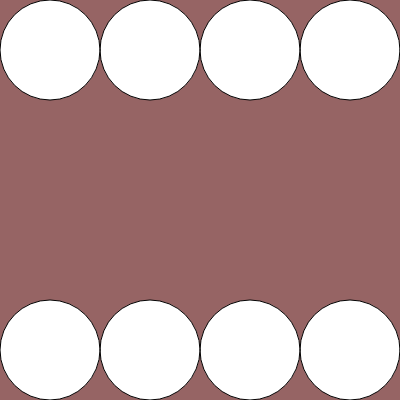
Frame 1 (no input)
Frame 60 (no input): identical to frame 1, image omitted
Frame 120 (the mouse pressed at the canvas centre since frame 60): identical to frame 1, image omitted

The p5.js sketch that drew this single still picture (run headless with seeded random() and noise() and a simulated clock; from frame 60 on, the mouse is pressed at the canvas centre):

// p5.js sketch
// ── sketch.js
function setup() {
    createCanvas(400, 400);
  }
  
  function draw() {
    background(150, 100, 100);
  
    // Desenhando a linha superior
    circle(350, 350, 100); // Primeiro círculo
    circle(250, 350, 100); // Segundo círculo
    circle(150, 350, 100); // Terceiro círculo
    circle(50, 350, 100); // Quarto círculo
  
    // Desenhando a linha inferior
    circle(350, 50, 100); // Primeiro círculo
    circle(250, 50, 100); // Segundo círculo
    circle(150, 50, 100); // Terceiro círculo
    circle(50, 50, 100); // Quarto círculo
  }
  
